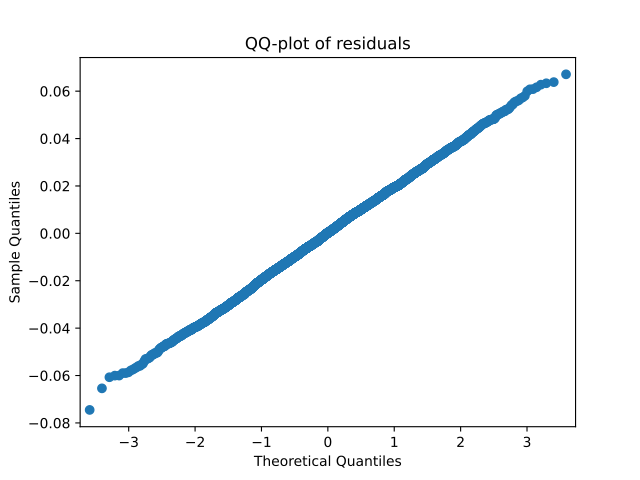

Reproduce this figure in Python.
import matplotlib.pyplot as plt
from tensorly.decomposition import parafac
from tlviz.data import simulated_random_cp_tensor
from tlviz.visualisation import residual_qq
true_cp, X = simulated_random_cp_tensor((10, 20, 30), 3, seed=0)
est_cp = parafac(X, 3)
residual_qq(est_cp, X)
# Expected:
## <AxesSubplot: title={'center': 'QQ-plot of residuals'}, xlabel='Theoretical Quantiles', ylabel='Sample Quantiles'>
plt.show()
